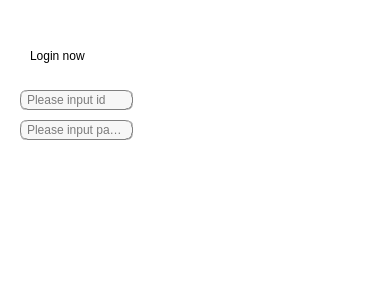
<?xml version="1.0" encoding="UTF-8"?>
<ui version="4.0">
 <class>MainWindow</class>
 <widget class="QMainWindow" name="MainWindow">
  <property name="geometry">
   <rect>
    <x>0</x>
    <y>0</y>
    <width>376</width>
    <height>283</height>
   </rect>
  </property>
  <property name="minimumSize">
   <size>
    <width>376</width>
    <height>283</height>
   </size>
  </property>
  <property name="maximumSize">
   <size>
    <width>376</width>
    <height>283</height>
   </size>
  </property>
  <property name="windowTitle">
   <string>MainWindow</string>
  </property>
  <property name="styleSheet">
   <string notr="true">background-color: rgb(255, 255, 255);</string>
  </property>
  <widget class="QWidget" name="centralwidget">
   <widget class="QLabel" name="label_image">
    <property name="geometry">
     <rect>
      <x>169</x>
      <y>1</y>
      <width>211</width>
      <height>281</height>
     </rect>
    </property>
    <property name="text">
     <string/>
    </property>
   </widget>
   <widget class="QLabel" name="label_2">
    <property name="geometry">
     <rect>
      <x>30</x>
      <y>40</y>
      <width>91</width>
      <height>31</height>
     </rect>
    </property>
    <property name="styleSheet">
     <string notr="true">font: 87 14pt &quot;Arial Black&quot;;
color: rgb(0, 0, 0);</string>
    </property>
    <property name="text">
     <string>Login now</string>
    </property>
   </widget>
   <widget class="QLineEdit" name="lineEdit_username">
    <property name="geometry">
     <rect>
      <x>20</x>
      <y>90</y>
      <width>113</width>
      <height>20</height>
     </rect>
    </property>
    <property name="styleSheet">
     <string notr="true">background-color: rgb(247, 247, 247);
color: rgb(0, 0, 0);
border:1px groove gray;border-radius:
7px;padding:2px 4px;
font: 10pt &quot;Candara&quot;;</string>
    </property>
    <property name="placeholderText">
     <string>Please input id</string>
    </property>
   </widget>
   <widget class="QLineEdit" name="lineEdit_password">
    <property name="geometry">
     <rect>
      <x>20</x>
      <y>120</y>
      <width>113</width>
      <height>20</height>
     </rect>
    </property>
    <property name="styleSheet">
     <string notr="true">background-color: rgb(247, 247, 247);
color: rgb(0, 0, 0);
border:1px groove gray;border-radius:
7px;padding:2px 4px;
font: 10pt &quot;Candara&quot;;</string>
    </property>
    <property name="echoMode">
     <enum>QLineEdit::EchoMode::Password</enum>
    </property>
    <property name="placeholderText">
     <string>Please input password</string>
    </property>
   </widget>
   <widget class="QPushButton" name="btn_signin">
    <property name="geometry">
     <rect>
      <x>30</x>
      <y>160</y>
      <width>80</width>
      <height>31</height>
     </rect>
    </property>
    <property name="styleSheet">
     <string notr="true">background-color: qlineargradient(spread:pad, x1:0.52, y1:1, x2:0.54, y2:0, 
stop:0.0112994 rgba(64, 145, 252, 255), 
stop:1 rgba(255, 255, 255, 255));
color: rgb(255, 255, 255);
 
border:0px groove gray;border-radius:
7px;padding:2px 4px;
font: 14pt &quot;Candara&quot;;</string>
    </property>
    <property name="text">
     <string>Sign in</string>
    </property>
   </widget>
   <widget class="QPushButton" name="btn_signup">
    <property name="geometry">
     <rect>
      <x>30</x>
      <y>200</y>
      <width>81</width>
      <height>31</height>
     </rect>
    </property>
    <property name="styleSheet">
     <string notr="true">background-color: qlineargradient(spread:pad, x1:0.52, y1:1, x2:0.54, y2:0, 
stop:0.0112994 rgba(64, 145, 252, 255), 
stop:1 rgba(255, 255, 255, 255));
color: rgb(255, 255, 255);
 
border:0px groove gray;border-radius:
7px;padding:2px 4px;
font: 14pt &quot;Candara&quot;;</string>
    </property>
    <property name="text">
     <string>Sign up</string>
    </property>
   </widget>
  </widget>
 </widget>
 <resources/>
 <connections/>
</ui>
